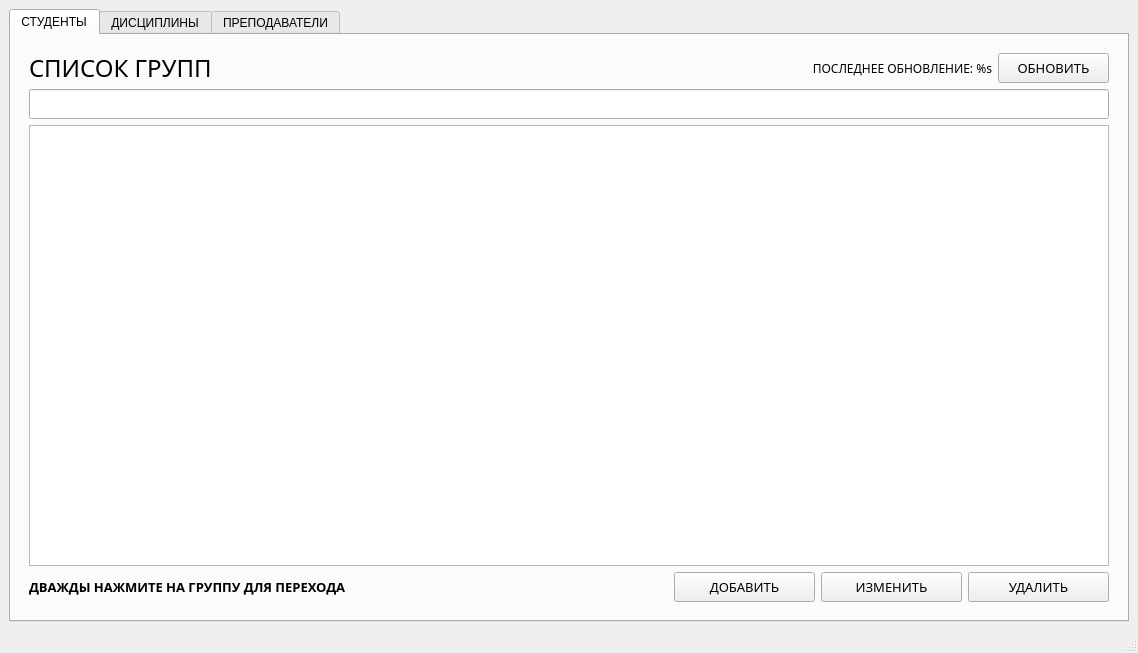
<?xml version="1.0" encoding="UTF-8"?>
<ui version="4.0">
 <class>MainWindow</class>
 <widget class="QMainWindow" name="MainWindow">
  <property name="geometry">
   <rect>
    <x>0</x>
    <y>0</y>
    <width>1138</width>
    <height>653</height>
   </rect>
  </property>
  <property name="minimumSize">
   <size>
    <width>1138</width>
    <height>653</height>
   </size>
  </property>
  <property name="windowTitle">
   <string>MainWindow</string>
  </property>
  <widget class="QWidget" name="centralwidget">
   <layout class="QGridLayout" name="gridLayout">
    <item row="0" column="0">
     <widget class="QTabWidget" name="tabWidget">
      <property name="enabled">
       <bool>true</bool>
      </property>
      <property name="tabShape">
       <enum>QTabWidget::Rounded</enum>
      </property>
      <property name="currentIndex">
       <number>0</number>
      </property>
      <property name="usesScrollButtons">
       <bool>true</bool>
      </property>
      <property name="documentMode">
       <bool>false</bool>
      </property>
      <property name="tabsClosable">
       <bool>false</bool>
      </property>
      <property name="movable">
       <bool>false</bool>
      </property>
      <property name="tabBarAutoHide">
       <bool>false</bool>
      </property>
      <widget class="QWidget" name="tab_students">
       <attribute name="title">
        <string>СТУДЕНТЫ</string>
       </attribute>
       <layout class="QGridLayout" name="gridLayout_2">
        <item row="2" column="0">
         <widget class="QStackedWidget" name="stackedWidget">
          <property name="currentIndex">
           <number>0</number>
          </property>
          <widget class="QWidget" name="page_general">
           <layout class="QVBoxLayout" name="verticalLayout_2">
            <item>
             <layout class="QVBoxLayout" name="verticalLayout">
              <item>
               <layout class="QHBoxLayout" name="horizontalLayout">
                <item>
                 <widget class="QLabel" name="label_head_general">
                  <property name="minimumSize">
                   <size>
                    <width>0</width>
                    <height>30</height>
                   </size>
                  </property>
                  <property name="font">
                   <font>
                    <family>Google Sans</family>
                    <pointsize>18</pointsize>
                   </font>
                  </property>
                  <property name="text">
                   <string>СПИСОК ГРУПП</string>
                  </property>
                 </widget>
                </item>
                <item>
                 <widget class="QLabel" name="label_update_general">
                  <property name="font">
                   <font>
                    <family>Google Sans</family>
                    <pointsize>9</pointsize>
                   </font>
                  </property>
                  <property name="text">
                   <string>ПОСЛЕДНЕЕ ОБНОВЛЕНИЕ: %s</string>
                  </property>
                  <property name="alignment">
                   <set>Qt::AlignRight|Qt::AlignTrailing|Qt::AlignVCenter</set>
                  </property>
                 </widget>
                </item>
                <item>
                 <widget class="QPushButton" name="button_update_general">
                  <property name="minimumSize">
                   <size>
                    <width>111</width>
                    <height>30</height>
                   </size>
                  </property>
                  <property name="maximumSize">
                   <size>
                    <width>111</width>
                    <height>30</height>
                   </size>
                  </property>
                  <property name="font">
                   <font>
                    <family>Google Sans</family>
                    <pointsize>10</pointsize>
                   </font>
                  </property>
                  <property name="text">
                   <string>ОБНОВИТЬ</string>
                  </property>
                 </widget>
                </item>
               </layout>
              </item>
              <item>
               <widget class="QLineEdit" name="line_edit_search_general">
                <property name="minimumSize">
                 <size>
                  <width>0</width>
                  <height>30</height>
                 </size>
                </property>
                <property name="font">
                 <font>
                  <family>Google Sans</family>
                  <pointsize>10</pointsize>
                 </font>
                </property>
               </widget>
              </item>
              <item>
               <widget class="QTableWidget" name="table_general"/>
              </item>
             </layout>
            </item>
            <item>
             <layout class="QHBoxLayout" name="horizontalLayout_3">
              <item>
               <widget class="QLabel" name="label_info_general">
                <property name="font">
                 <font>
                  <family>Google Sans</family>
                  <pointsize>10</pointsize>
                  <weight>75</weight>
                  <bold>true</bold>
                 </font>
                </property>
                <property name="text">
                 <string>ДВАЖДЫ НАЖМИТЕ НА ГРУППУ ДЛЯ ПЕРЕХОДА</string>
                </property>
                <property name="alignment">
                 <set>Qt::AlignLeading|Qt::AlignLeft|Qt::AlignVCenter</set>
                </property>
               </widget>
              </item>
              <item>
               <spacer name="horizontalSpacer">
                <property name="orientation">
                 <enum>Qt::Horizontal</enum>
                </property>
                <property name="sizeHint" stdset="0">
                 <size>
                  <width>40</width>
                  <height>20</height>
                 </size>
                </property>
               </spacer>
              </item>
              <item>
               <widget class="QPushButton" name="button_add_general">
                <property name="minimumSize">
                 <size>
                  <width>141</width>
                  <height>30</height>
                 </size>
                </property>
                <property name="font">
                 <font>
                  <family>Google Sans</family>
                  <pointsize>10</pointsize>
                 </font>
                </property>
                <property name="layoutDirection">
                 <enum>Qt::LeftToRight</enum>
                </property>
                <property name="text">
                 <string>ДОБАВИТЬ</string>
                </property>
               </widget>
              </item>
              <item>
               <widget class="QPushButton" name="button_edit_general">
                <property name="minimumSize">
                 <size>
                  <width>141</width>
                  <height>30</height>
                 </size>
                </property>
                <property name="font">
                 <font>
                  <family>Google Sans</family>
                  <pointsize>10</pointsize>
                 </font>
                </property>
                <property name="text">
                 <string>ИЗМЕНИТЬ</string>
                </property>
               </widget>
              </item>
              <item>
               <widget class="QPushButton" name="button_delete_general">
                <property name="minimumSize">
                 <size>
                  <width>141</width>
                  <height>30</height>
                 </size>
                </property>
                <property name="font">
                 <font>
                  <family>Google Sans</family>
                  <pointsize>10</pointsize>
                 </font>
                </property>
                <property name="text">
                 <string>УДАЛИТЬ</string>
                </property>
               </widget>
              </item>
             </layout>
            </item>
           </layout>
          </widget>
          <widget class="QWidget" name="page_groups">
           <layout class="QVBoxLayout" name="verticalLayout_3">
            <item>
             <layout class="QVBoxLayout" name="verticalLayout_6">
              <item>
               <layout class="QHBoxLayout" name="horizontalLayout_6">
                <item>
                 <widget class="QLabel" name="label_head_groups">
                  <property name="minimumSize">
                   <size>
                    <width>0</width>
                    <height>30</height>
                   </size>
                  </property>
                  <property name="font">
                   <font>
                    <family>Google Sans</family>
                    <pointsize>18</pointsize>
                   </font>
                  </property>
                  <property name="text">
                   <string>ГРУППА %S</string>
                  </property>
                 </widget>
                </item>
                <item>
                 <widget class="QLabel" name="label_update_groups">
                  <property name="font">
                   <font>
                    <family>Google Sans</family>
                    <pointsize>9</pointsize>
                   </font>
                  </property>
                  <property name="text">
                   <string>ПОСЛЕДНЕЕ ОБНОВЛЕНИЕ: %s</string>
                  </property>
                  <property name="alignment">
                   <set>Qt::AlignRight|Qt::AlignTrailing|Qt::AlignVCenter</set>
                  </property>
                 </widget>
                </item>
                <item>
                 <widget class="QPushButton" name="button_update_groups">
                  <property name="minimumSize">
                   <size>
                    <width>111</width>
                    <height>30</height>
                   </size>
                  </property>
                  <property name="maximumSize">
                   <size>
                    <width>111</width>
                    <height>30</height>
                   </size>
                  </property>
                  <property name="font">
                   <font>
                    <family>Google Sans</family>
                    <pointsize>10</pointsize>
                   </font>
                  </property>
                  <property name="text">
                   <string>ОБНОВИТЬ</string>
                  </property>
                 </widget>
                </item>
                <item>
                 <widget class="QPushButton" name="button_back_groups">
                  <property name="minimumSize">
                   <size>
                    <width>111</width>
                    <height>30</height>
                   </size>
                  </property>
                  <property name="maximumSize">
                   <size>
                    <width>111</width>
                    <height>30</height>
                   </size>
                  </property>
                  <property name="font">
                   <font>
                    <family>Google Sans</family>
                    <pointsize>10</pointsize>
                    <weight>75</weight>
                    <bold>true</bold>
                   </font>
                  </property>
                  <property name="text">
                   <string>НАЗАД</string>
                  </property>
                 </widget>
                </item>
               </layout>
              </item>
              <item>
               <widget class="QLineEdit" name="line_edit_search_groups">
                <property name="minimumSize">
                 <size>
                  <width>0</width>
                  <height>30</height>
                 </size>
                </property>
                <property name="font">
                 <font>
                  <family>Google Sans</family>
                  <pointsize>10</pointsize>
                 </font>
                </property>
               </widget>
              </item>
              <item>
               <widget class="QTableWidget" name="table_groups"/>
              </item>
             </layout>
            </item>
            <item>
             <layout class="QHBoxLayout" name="horizontalLayout_2">
              <item>
               <widget class="QLabel" name="label_info_groups">
                <property name="font">
                 <font>
                  <family>Google Sans</family>
                  <pointsize>10</pointsize>
                  <weight>75</weight>
                  <bold>true</bold>
                 </font>
                </property>
                <property name="text">
                 <string>ДВАЖДЫ НАЖМИТЕ НА СТУДЕНТА ДЛЯ ПЕРЕХОДА</string>
                </property>
                <property name="alignment">
                 <set>Qt::AlignLeading|Qt::AlignLeft|Qt::AlignVCenter</set>
                </property>
               </widget>
              </item>
              <item>
               <spacer name="horizontalSpacer_2">
                <property name="orientation">
                 <enum>Qt::Horizontal</enum>
                </property>
                <property name="sizeHint" stdset="0">
                 <size>
                  <width>40</width>
                  <height>20</height>
                 </size>
                </property>
               </spacer>
              </item>
              <item>
               <widget class="QPushButton" name="button_add_groups">
                <property name="minimumSize">
                 <size>
                  <width>141</width>
                  <height>30</height>
                 </size>
                </property>
                <property name="font">
                 <font>
                  <family>Google Sans</family>
                  <pointsize>10</pointsize>
                 </font>
                </property>
                <property name="layoutDirection">
                 <enum>Qt::LeftToRight</enum>
                </property>
                <property name="text">
                 <string>ДОБАВИТЬ</string>
                </property>
               </widget>
              </item>
              <item>
               <widget class="QPushButton" name="button_edit_groups">
                <property name="minimumSize">
                 <size>
                  <width>141</width>
                  <height>30</height>
                 </size>
                </property>
                <property name="font">
                 <font>
                  <family>Google Sans</family>
                  <pointsize>10</pointsize>
                 </font>
                </property>
                <property name="text">
                 <string>ИЗМЕНИТЬ</string>
                </property>
               </widget>
              </item>
              <item>
               <widget class="QPushButton" name="button_delete_groups">
                <property name="minimumSize">
                 <size>
                  <width>141</width>
                  <height>30</height>
                 </size>
                </property>
                <property name="font">
                 <font>
                  <family>Google Sans</family>
                  <pointsize>10</pointsize>
                 </font>
                </property>
                <property name="text">
                 <string>УДАЛИТЬ</string>
                </property>
               </widget>
              </item>
             </layout>
            </item>
           </layout>
          </widget>
          <widget class="QWidget" name="page_student">
           <layout class="QVBoxLayout" name="verticalLayout_4">
            <item>
             <layout class="QVBoxLayout" name="verticalLayout_15">
              <item>
               <layout class="QHBoxLayout" name="horizontalLayout_12">
                <item>
                 <widget class="QLabel" name="label_head_student">
                  <property name="minimumSize">
                   <size>
                    <width>0</width>
                    <height>30</height>
                   </size>
                  </property>
                  <property name="font">
                   <font>
                    <family>Google Sans</family>
                    <pointsize>18</pointsize>
                   </font>
                  </property>
                  <property name="text">
                   <string>%S</string>
                  </property>
                 </widget>
                </item>
                <item>
                 <widget class="QLabel" name="label_update_student">
                  <property name="font">
                   <font>
                    <family>Google Sans</family>
                    <pointsize>9</pointsize>
                   </font>
                  </property>
                  <property name="text">
                   <string>ПОСЛЕДНЕЕ ОБНОВЛЕНИЕ: %s</string>
                  </property>
                  <property name="alignment">
                   <set>Qt::AlignRight|Qt::AlignTrailing|Qt::AlignVCenter</set>
                  </property>
                 </widget>
                </item>
                <item>
                 <widget class="QPushButton" name="button_update_student">
                  <property name="minimumSize">
                   <size>
                    <width>111</width>
                    <height>30</height>
                   </size>
                  </property>
                  <property name="maximumSize">
                   <size>
                    <width>111</width>
                    <height>30</height>
                   </size>
                  </property>
                  <property name="font">
                   <font>
                    <family>Google Sans</family>
                    <pointsize>10</pointsize>
                   </font>
                  </property>
                  <property name="text">
                   <string>ОБНОВИТЬ</string>
                  </property>
                 </widget>
                </item>
                <item>
                 <widget class="QPushButton" name="button_back_student">
                  <property name="minimumSize">
                   <size>
                    <width>111</width>
                    <height>30</height>
                   </size>
                  </property>
                  <property name="maximumSize">
                   <size>
                    <width>111</width>
                    <height>30</height>
                   </size>
                  </property>
                  <property name="font">
                   <font>
                    <family>Google Sans</family>
                    <pointsize>10</pointsize>
                    <weight>75</weight>
                    <bold>true</bold>
                   </font>
                  </property>
                  <property name="text">
                   <string>НАЗАД</string>
                  </property>
                 </widget>
                </item>
               </layout>
              </item>
              <item>
               <widget class="QLineEdit" name="line_edit_search_student">
                <property name="minimumSize">
                 <size>
                  <width>0</width>
                  <height>30</height>
                 </size>
                </property>
                <property name="font">
                 <font>
                  <family>Google Sans</family>
                  <pointsize>10</pointsize>
                 </font>
                </property>
               </widget>
              </item>
              <item>
               <widget class="QTableWidget" name="table_student"/>
              </item>
             </layout>
            </item>
            <item>
             <layout class="QHBoxLayout" name="horizontalLayout_4">
              <item>
               <widget class="QLabel" name="label_info_student">
                <property name="font">
                 <font>
                  <family>Google Sans</family>
                  <pointsize>10</pointsize>
                  <weight>75</weight>
                  <bold>true</bold>
                 </font>
                </property>
                <property name="text">
                 <string>ДВАЖДЫ НАЖМИТЕ НА ДИСЦИПЛИНУ ДЛЯ ВЫСТАВЛЕНИЯ ОЦЕНКИ</string>
                </property>
                <property name="alignment">
                 <set>Qt::AlignLeading|Qt::AlignLeft|Qt::AlignVCenter</set>
                </property>
               </widget>
              </item>
              <item>
               <spacer name="horizontalSpacer_3">
                <property name="orientation">
                 <enum>Qt::Horizontal</enum>
                </property>
                <property name="sizeHint" stdset="0">
                 <size>
                  <width>40</width>
                  <height>20</height>
                 </size>
                </property>
               </spacer>
              </item>
              <item>
               <widget class="QPushButton" name="button_add_student">
                <property name="minimumSize">
                 <size>
                  <width>141</width>
                  <height>30</height>
                 </size>
                </property>
                <property name="font">
                 <font>
                  <family>Google Sans</family>
                  <pointsize>10</pointsize>
                 </font>
                </property>
                <property name="layoutDirection">
                 <enum>Qt::LeftToRight</enum>
                </property>
                <property name="text">
                 <string>ДОБАВИТЬ</string>
                </property>
               </widget>
              </item>
              <item>
               <widget class="QPushButton" name="button_delete_student">
                <property name="minimumSize">
                 <size>
                  <width>141</width>
                  <height>30</height>
                 </size>
                </property>
                <property name="font">
                 <font>
                  <family>Google Sans</family>
                  <pointsize>10</pointsize>
                 </font>
                </property>
                <property name="text">
                 <string>УДАЛИТЬ</string>
                </property>
               </widget>
              </item>
             </layout>
            </item>
           </layout>
          </widget>
         </widget>
        </item>
       </layout>
      </widget>
      <widget class="QWidget" name="tab_disciplines">
       <attribute name="title">
        <string>ДИСЦИПЛИНЫ</string>
       </attribute>
       <layout class="QGridLayout" name="gridLayout_3">
        <item row="0" column="0">
         <widget class="QStackedWidget" name="stackedWidget_2">
          <property name="currentIndex">
           <number>0</number>
          </property>
          <widget class="QWidget" name="page_disciplines">
           <layout class="QVBoxLayout" name="verticalLayout_5">
            <item>
             <layout class="QVBoxLayout" name="verticalLayout_9">
              <item>
               <layout class="QHBoxLayout" name="horizontalLayout_8">
                <item>
                 <widget class="QLabel" name="label_head_disciplines">
                  <property name="minimumSize">
                   <size>
                    <width>0</width>
                    <height>30</height>
                   </size>
                  </property>
                  <property name="font">
                   <font>
                    <family>Google Sans</family>
                    <pointsize>18</pointsize>
                   </font>
                  </property>
                  <property name="text">
                   <string>СПИСОК ДИСЦИПЛИН</string>
                  </property>
                 </widget>
                </item>
                <item>
                 <widget class="QLabel" name="label_update_disciplines">
                  <property name="font">
                   <font>
                    <family>Google Sans</family>
                    <pointsize>9</pointsize>
                   </font>
                  </property>
                  <property name="text">
                   <string>ПОСЛЕДНЕЕ ОБНОВЛЕНИЕ: %s</string>
                  </property>
                  <property name="alignment">
                   <set>Qt::AlignRight|Qt::AlignTrailing|Qt::AlignVCenter</set>
                  </property>
                 </widget>
                </item>
                <item>
                 <widget class="QPushButton" name="button_update_disciplines">
                  <property name="minimumSize">
                   <size>
                    <width>111</width>
                    <height>30</height>
                   </size>
                  </property>
                  <property name="maximumSize">
                   <size>
                    <width>111</width>
                    <height>30</height>
                   </size>
                  </property>
                  <property name="font">
                   <font>
                    <family>Google Sans</family>
                    <pointsize>10</pointsize>
                   </font>
                  </property>
                  <property name="text">
                   <string>ОБНОВИТЬ</string>
                  </property>
                 </widget>
                </item>
               </layout>
              </item>
              <item>
               <widget class="QLineEdit" name="line_edit_search_disciplines">
                <property name="minimumSize">
                 <size>
                  <width>0</width>
                  <height>30</height>
                 </size>
                </property>
                <property name="font">
                 <font>
                  <family>Google Sans</family>
                  <pointsize>10</pointsize>
                 </font>
                </property>
               </widget>
              </item>
              <item>
               <widget class="QTableWidget" name="table_disciplines"/>
              </item>
             </layout>
            </item>
            <item>
             <layout class="QHBoxLayout" name="horizontalLayout_5">
              <item>
               <spacer name="horizontalSpacer_4">
                <property name="orientation">
                 <enum>Qt::Horizontal</enum>
                </property>
                <property name="sizeHint" stdset="0">
                 <size>
                  <width>40</width>
                  <height>20</height>
                 </size>
                </property>
               </spacer>
              </item>
              <item>
               <widget class="QPushButton" name="button_add_disciplines">
                <property name="minimumSize">
                 <size>
                  <width>141</width>
                  <height>30</height>
                 </size>
                </property>
                <property name="font">
                 <font>
                  <family>Google Sans</family>
                  <pointsize>10</pointsize>
                 </font>
                </property>
                <property name="layoutDirection">
                 <enum>Qt::LeftToRight</enum>
                </property>
                <property name="text">
                 <string>ДОБАВИТЬ</string>
                </property>
               </widget>
              </item>
              <item>
               <widget class="QPushButton" name="button_edit_disciplines">
                <property name="minimumSize">
                 <size>
                  <width>141</width>
                  <height>30</height>
                 </size>
                </property>
                <property name="font">
                 <font>
                  <family>Google Sans</family>
                  <pointsize>10</pointsize>
                 </font>
                </property>
                <property name="text">
                 <string>ИЗМЕНИТЬ</string>
                </property>
               </widget>
              </item>
              <item>
               <widget class="QPushButton" name="button_delete_disciplines">
                <property name="minimumSize">
                 <size>
                  <width>141</width>
                  <height>30</height>
                 </size>
                </property>
                <property name="font">
                 <font>
                  <family>Google Sans</family>
                  <pointsize>10</pointsize>
                 </font>
                </property>
                <property name="text">
                 <string>УДАЛИТЬ</string>
                </property>
               </widget>
              </item>
             </layout>
            </item>
           </layout>
          </widget>
         </widget>
        </item>
       </layout>
      </widget>
      <widget class="QWidget" name="tab_teachers">
       <attribute name="title">
        <string>ПРЕПОДАВАТЕЛИ</string>
       </attribute>
       <layout class="QGridLayout" name="gridLayout_4">
        <item row="0" column="0">
         <widget class="QStackedWidget" name="stackedWidget_3">
          <property name="currentIndex">
           <number>0</number>
          </property>
          <widget class="QWidget" name="page_teachers">
           <layout class="QVBoxLayout" name="verticalLayout_7">
            <item>
             <layout class="QVBoxLayout" name="verticalLayout_13">
              <item>
               <layout class="QHBoxLayout" name="horizontalLayout_10">
                <item>
                 <widget class="QLabel" name="label_head_teachers">
                  <property name="minimumSize">
                   <size>
                    <width>0</width>
                    <height>30</height>
                   </size>
                  </property>
                  <property name="font">
                   <font>
                    <family>Google Sans</family>
                    <pointsize>18</pointsize>
                   </font>
                  </property>
                  <property name="text">
                   <string>СПИСОК ПРЕПОДАВАТЕЛЕЙ</string>
                  </property>
                 </widget>
                </item>
                <item>
                 <widget class="QLabel" name="label_update_teachers">
                  <property name="font">
                   <font>
                    <family>Google Sans</family>
                    <pointsize>9</pointsize>
                   </font>
                  </property>
                  <property name="text">
                   <string>ПОСЛЕДНЕЕ ОБНОВЛЕНИЕ: %s</string>
                  </property>
                  <property name="alignment">
                   <set>Qt::AlignRight|Qt::AlignTrailing|Qt::AlignVCenter</set>
                  </property>
                 </widget>
                </item>
                <item>
                 <widget class="QPushButton" name="button_update_teachers">
                  <property name="minimumSize">
                   <size>
                    <width>111</width>
                    <height>30</height>
                   </size>
                  </property>
                  <property name="maximumSize">
                   <size>
                    <width>111</width>
                    <height>30</height>
                   </size>
                  </property>
                  <property name="font">
                   <font>
                    <family>Google Sans</family>
                    <pointsize>10</pointsize>
                   </font>
                  </property>
                  <property name="text">
                   <string>ОБНОВИТЬ</string>
                  </property>
                 </widget>
                </item>
               </layout>
              </item>
              <item>
               <widget class="QLineEdit" name="line_edit_search_teachers">
                <property name="minimumSize">
                 <size>
                  <width>0</width>
                  <height>30</height>
                 </size>
                </property>
                <property name="font">
                 <font>
                  <family>Google Sans</family>
                  <pointsize>10</pointsize>
                 </font>
                </property>
               </widget>
              </item>
              <item>
               <widget class="QTableWidget" name="table_teachers"/>
              </item>
             </layout>
            </item>
            <item>
             <layout class="QHBoxLayout" name="horizontalLayout_7">
              <item>
               <spacer name="horizontalSpacer_5">
                <property name="orientation">
                 <enum>Qt::Horizontal</enum>
                </property>
                <property name="sizeHint" stdset="0">
                 <size>
                  <width>40</width>
                  <height>20</height>
                 </size>
                </property>
               </spacer>
              </item>
              <item>
               <widget class="QPushButton" name="button_add_teachers">
                <property name="minimumSize">
                 <size>
                  <width>141</width>
                  <height>30</height>
                 </size>
                </property>
                <property name="font">
                 <font>
                  <family>Google Sans</family>
                  <pointsize>10</pointsize>
                 </font>
                </property>
                <property name="layoutDirection">
                 <enum>Qt::LeftToRight</enum>
                </property>
                <property name="text">
                 <string>ДОБАВИТЬ</string>
                </property>
               </widget>
              </item>
              <item>
               <widget class="QPushButton" name="button_edit_teachers">
                <property name="minimumSize">
                 <size>
                  <width>141</width>
                  <height>30</height>
                 </size>
                </property>
                <property name="font">
                 <font>
                  <family>Google Sans</family>
                  <pointsize>10</pointsize>
                 </font>
                </property>
                <property name="text">
                 <string>ИЗМЕНИТЬ</string>
                </property>
               </widget>
              </item>
              <item>
               <widget class="QPushButton" name="button_delete_teachers">
                <property name="minimumSize">
                 <size>
                  <width>141</width>
                  <height>30</height>
                 </size>
                </property>
                <property name="font">
                 <font>
                  <family>Google Sans</family>
                  <pointsize>10</pointsize>
                 </font>
                </property>
                <property name="text">
                 <string>УДАЛИТЬ</string>
                </property>
               </widget>
              </item>
             </layout>
            </item>
           </layout>
          </widget>
         </widget>
        </item>
       </layout>
      </widget>
     </widget>
    </item>
   </layout>
  </widget>
  <widget class="QStatusBar" name="statusbar"/>
 </widget>
 <resources/>
 <connections/>
</ui>
